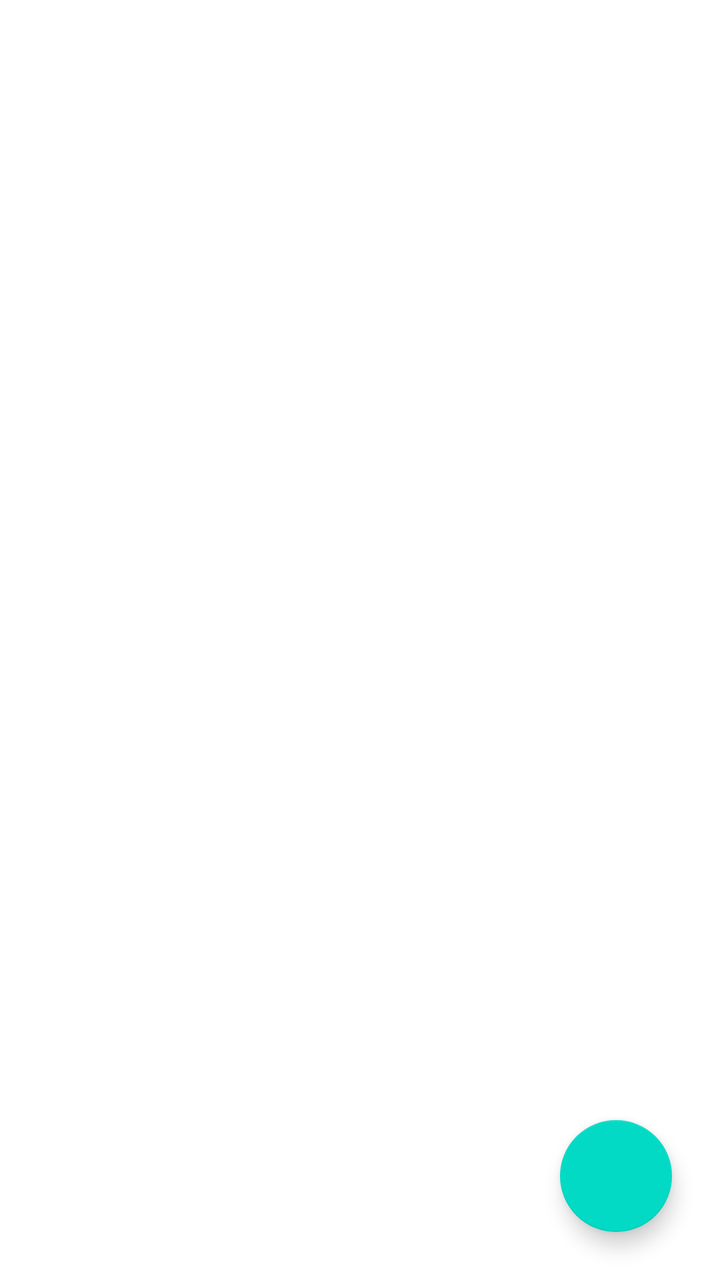
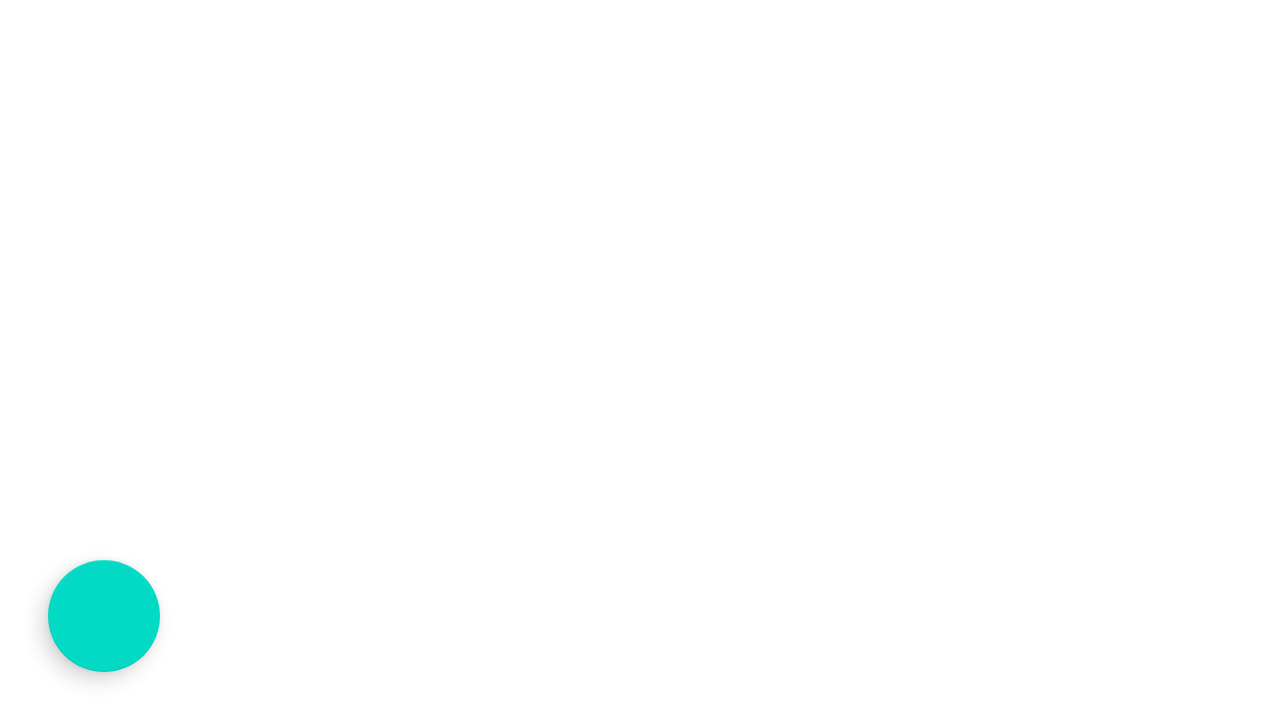

Compare how this app lays out the same screen by default and in its alternative resource folder. The renders come first, then the two layout files and the values they reference.
<!-- AndroidManifest.xml: application theme Theme.NotiFy -->
<!-- res/layout/fragment_list.xml -->
<?xml version="1.0" encoding="utf-8"?>
<androidx.constraintlayout.widget.ConstraintLayout xmlns:android="http://schemas.android.com/apk/res/android"
    xmlns:app="http://schemas.android.com/apk/res-auto"
    xmlns:tools="http://schemas.android.com/tools"
    android:layout_width="match_parent"
    android:layout_height="match_parent"
    tools:context=".fragments.list.ListFragment">

    <androidx.recyclerview.widget.RecyclerView
        android:id="@+id/recyclerview"
        android:layout_width="match_parent"
        android:layout_height="match_parent"
        app:layout_constraintBottom_toBottomOf="parent"
        app:layout_constraintEnd_toEndOf="parent"
        app:layout_constraintHorizontal_bias="0.5"
        app:layout_constraintStart_toStartOf="parent"
        app:layout_constraintTop_toTopOf="parent" />

    <com.google.android.material.floatingactionbutton.FloatingActionButton
        android:id="@+id/btn_add_new_note_from_list"
        android:layout_width="wrap_content"
        android:layout_height="wrap_content"
        android:layout_marginEnd="24dp"
        android:layout_marginRight="24dp"
        android:layout_marginBottom="24dp"
        android:clickable="true"
        android:focusable="true"
        android:src="@drawable/ic_baseline_add_24"
        android:tint="@android:color/white"
        app:layout_constraintBottom_toBottomOf="parent"
        app:layout_constraintEnd_toEndOf="parent" />
</androidx.constraintlayout.widget.ConstraintLayout>
<!-- resources referenced by this layout -->
<resources>
  <style name="Theme.NotiFy" parent="Theme.MaterialComponents.DayNight.DarkActionBar">
          
          <item name="colorPrimary">@color/purple_500</item>
          <item name="colorPrimaryVariant">@color/purple_700</item>
          <item name="colorOnPrimary">@color/white</item>
          
          <item name="colorSecondary">@color/teal_200</item>
          <item name="colorSecondaryVariant">@color/teal_700</item>
          <item name="colorOnSecondary">@color/black</item>
          
          <item name="android:statusBarColor" tools:targetApi="l">?attr/colorPrimaryVariant</item>
          
      </style>
</resources>
<!-- res/layout-land/fragment_list.xml (the author's variant of the layout above) -->
<!-- drawn on the phone turned sideways -->
<?xml version="1.0" encoding="utf-8"?>
<androidx.constraintlayout.widget.ConstraintLayout xmlns:android="http://schemas.android.com/apk/res/android"
    xmlns:app="http://schemas.android.com/apk/res-auto"
    xmlns:tools="http://schemas.android.com/tools"
    android:layout_width="match_parent"
    android:layout_height="match_parent"
    tools:context=".fragments.list.ListFragment">

    <androidx.recyclerview.widget.RecyclerView
        android:id="@+id/recyclerview"
        android:layout_width="match_parent"
        android:layout_height="match_parent"
        app:layout_constraintBottom_toBottomOf="parent"
        app:layout_constraintEnd_toEndOf="parent"
        app:layout_constraintHorizontal_bias="0.5"
        app:layout_constraintStart_toStartOf="parent"
        app:layout_constraintTop_toTopOf="parent" />

    <com.google.android.material.floatingactionbutton.FloatingActionButton
        android:id="@+id/btn_add_new_note_from_list"
        android:layout_width="wrap_content"
        android:layout_height="wrap_content"
        android:layout_marginStart="24dp"
        android:layout_marginLeft="24dp"
        android:layout_marginBottom="24dp"
        android:clickable="true"
        android:focusable="true"
        android:src="@drawable/ic_baseline_add_24"
        android:tint="@android:color/white"
        app:layout_constraintBottom_toBottomOf="parent"
        app:layout_constraintStart_toStartOf="parent" />
</androidx.constraintlayout.widget.ConstraintLayout>
